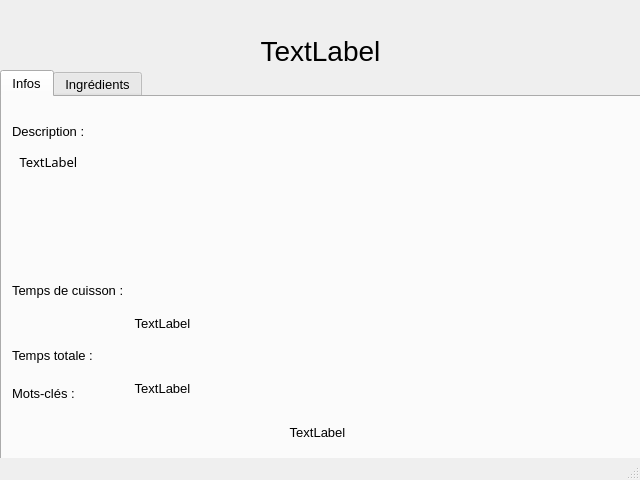
<?xml version="1.0" encoding="UTF-8"?>
<ui version="4.0">
 <class>Afficheur_Recette</class>
 <widget class="QMainWindow" name="Afficheur_Recette">
  <property name="geometry">
   <rect>
    <x>0</x>
    <y>0</y>
    <width>640</width>
    <height>480</height>
   </rect>
  </property>
  <property name="font">
   <font>
    <pointsize>10</pointsize>
   </font>
  </property>
  <property name="windowTitle">
   <string>MainWindow</string>
  </property>
  <widget class="QWidget" name="centralwidget">
   <widget class="QLabel" name="labelNom">
    <property name="geometry">
     <rect>
      <x>0</x>
      <y>30</y>
      <width>641</width>
      <height>41</height>
     </rect>
    </property>
    <property name="font">
     <font>
      <pointsize>21</pointsize>
     </font>
    </property>
    <property name="text">
     <string>TextLabel</string>
    </property>
    <property name="alignment">
     <set>Qt::AlignCenter</set>
    </property>
   </widget>
   <widget class="QTabWidget" name="tabWidget">
    <property name="geometry">
     <rect>
      <x>0</x>
      <y>70</y>
      <width>651</width>
      <height>411</height>
     </rect>
    </property>
    <property name="font">
     <font>
      <family>MS Shell Dlg 2</family>
     </font>
    </property>
    <property name="currentIndex">
     <number>0</number>
    </property>
    <widget class="QWidget" name="tab">
     <property name="accessibleName">
      <string/>
     </property>
     <attribute name="title">
      <string>Infos</string>
     </attribute>
     <widget class="QWidget" name="verticalLayoutWidget_2">
      <property name="geometry">
       <rect>
        <x>330</x>
        <y>20</y>
        <width>291</width>
        <height>241</height>
       </rect>
      </property>
      <layout class="QVBoxLayout" name="layoutImage"/>
     </widget>
     <widget class="QWidget" name="verticalLayoutWidget">
      <property name="geometry">
       <rect>
        <x>10</x>
        <y>27</y>
        <width>301</width>
        <height>151</height>
       </rect>
      </property>
      <layout class="QVBoxLayout" name="verticalLayout">
       <property name="sizeConstraint">
        <enum>QLayout::SetFixedSize</enum>
       </property>
       <item>
        <widget class="QLabel" name="label">
         <property name="maximumSize">
          <size>
           <width>299</width>
           <height>80</height>
          </size>
         </property>
         <property name="text">
          <string>Description :</string>
         </property>
        </widget>
       </item>
       <item>
        <widget class="QLabel" name="labelDesc">
         <property name="enabled">
          <bool>true</bool>
         </property>
         <property name="minimumSize">
          <size>
           <width>0</width>
           <height>34</height>
          </size>
         </property>
         <property name="font">
          <font>
           <family>MS Reference Sans Serif</family>
          </font>
         </property>
         <property name="text">
          <string>TextLabel</string>
         </property>
         <property name="textFormat">
          <enum>Qt::AutoText</enum>
         </property>
         <property name="alignment">
          <set>Qt::AlignCenter</set>
         </property>
         <property name="wordWrap">
          <bool>true</bool>
         </property>
        </widget>
       </item>
      </layout>
     </widget>
     <widget class="QWidget" name="verticalLayoutWidget_3">
      <property name="geometry">
       <rect>
        <x>10</x>
        <y>280</y>
        <width>611</width>
        <height>71</height>
       </rect>
      </property>
      <layout class="QVBoxLayout" name="verticalLayout_2">
       <item>
        <widget class="QLabel" name="label_2">
         <property name="text">
          <string>Mots-clés :</string>
         </property>
        </widget>
       </item>
       <item>
        <widget class="QLabel" name="labelMotsCles">
         <property name="text">
          <string>TextLabel</string>
         </property>
         <property name="alignment">
          <set>Qt::AlignCenter</set>
         </property>
         <property name="wordWrap">
          <bool>true</bool>
         </property>
        </widget>
       </item>
      </layout>
     </widget>
     <widget class="QWidget" name="verticalLayoutWidget_4">
      <property name="geometry">
       <rect>
        <x>10</x>
        <y>180</y>
        <width>301</width>
        <height>124</height>
       </rect>
      </property>
      <layout class="QVBoxLayout" name="verticalLayout_3">
       <item>
        <widget class="QLabel" name="label_3">
         <property name="text">
          <string>Temps de cuisson :</string>
         </property>
        </widget>
       </item>
       <item>
        <widget class="QLabel" name="labelTempsCuisson">
         <property name="text">
          <string>TextLabel</string>
         </property>
         <property name="alignment">
          <set>Qt::AlignCenter</set>
         </property>
        </widget>
       </item>
       <item>
        <widget class="QLabel" name="label_4">
         <property name="text">
          <string>Temps totale :</string>
         </property>
        </widget>
       </item>
       <item>
        <widget class="QLabel" name="labelTempsTotale">
         <property name="text">
          <string>TextLabel</string>
         </property>
         <property name="alignment">
          <set>Qt::AlignCenter</set>
         </property>
        </widget>
       </item>
      </layout>
     </widget>
    </widget>
    <widget class="QWidget" name="tab_2">
     <attribute name="title">
      <string>Ingrédients</string>
     </attribute>
     <widget class="QWidget" name="verticalLayoutWidget_5">
      <property name="geometry">
       <rect>
        <x>39</x>
        <y>49</y>
        <width>541</width>
        <height>291</height>
       </rect>
      </property>
      <layout class="QVBoxLayout" name="verticalLayout_4">
       <item>
        <widget class="QLabel" name="label_5">
         <property name="font">
          <font>
           <family>MS Shell Dlg 2</family>
           <pointsize>15</pointsize>
          </font>
         </property>
         <property name="text">
          <string>Ingrédients :</string>
         </property>
        </widget>
       </item>
       <item>
        <widget class="QLabel" name="labelIngredient">
         <property name="font">
          <font>
           <family>MS Shell Dlg 2</family>
           <pointsize>13</pointsize>
          </font>
         </property>
         <property name="text">
          <string/>
         </property>
         <property name="alignment">
          <set>Qt::AlignCenter</set>
         </property>
        </widget>
       </item>
      </layout>
     </widget>
    </widget>
   </widget>
  </widget>
  <widget class="QStatusBar" name="statusbar"/>
 </widget>
 <resources/>
 <connections/>
</ui>
